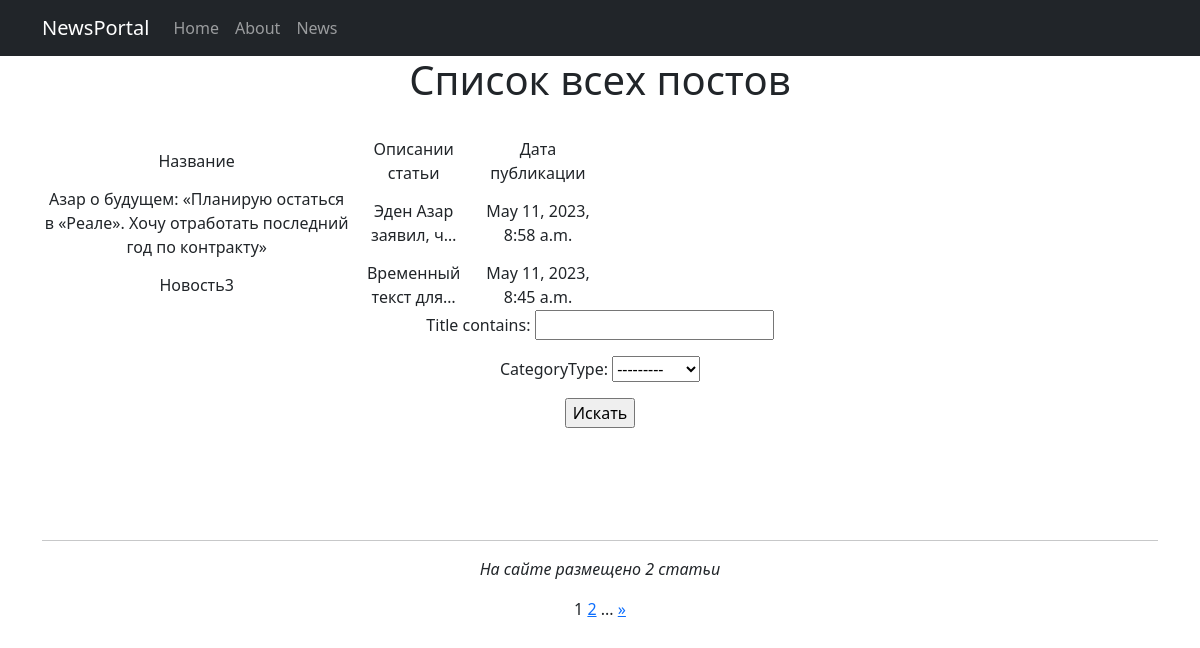
Page /news/ on the committed database.
### news/models.py (models this page shows, shortened)
class Post(models.Model):
    objects = None
    article = 'art'
    news = 'news'
    PUBLICATION = [
        (article, 'Статья'),
        (news, 'Новость'),
    ]
    postAuthor = models.ForeignKey(Author, on_delete=models.CASCADE)
    categoryType = models.CharField(max_length=4, choices=PUBLICATION, default=news)
    title = models.CharField(max_length=255)
    time_in_Post = models.DateTimeField(auto_now_add=True)
    time_out = models.DateTimeField(null=True)
    postCategory = models.ManyToManyField(Category, through='PostCategory')
    text = models.TextField()
    rating = models.IntegerField(default=0)

### news/views.py (the view)
# urls.py: path('', PostList.as_view()),
class PostList(ListView):
    model = Post
    ordering = '-time_in_Post'
    template_name = 'flatpages/news.html'
    context_object_name = 'news'
    paginate_by = 2
    def get_queryset(self):
        queryset = super().get_queryset()
        self.filterset = PostFilter(self.request.GET, queryset)
        return self.filterset.qs
    def get_context_data(self, **kwargs):
        context = super().get_context_data(**kwargs)
        context['filterset'] = self.filterset
        return context

### news/templatetags/custom_filters.py (called while the page is built)
@register.filter()
def censor(text):
    bad_words = ('теннисист', 'ракетка', 'чемпионата', 'usd', 'российский')
    if type(text) == str:
        for word in text.split():
            if word.lower() in bad_words:
                text = text.replace(word, f"{word[0]}{'*' * (len(word) - 1)}")
    else:
        raise ValueError('Данные не являются строкой')
    return text

### templates/flatpages/news.html (shortened to what this page needs)
{% extends 'flatpages/default.html' %}
{% load custom_filters %}
{% block content %}
    <h1>Cписок всех постов</h1>
    <br>
    {% if news %}
        <table>
            <tr>
                <td>Название</td>
                <td>Описании статьи</td>
                <td>Дата публикации</td>
            </tr>
            {% for post in news %}
            <tr>
                <td>{{ post.title| censor}}</td>
                <td> {{ post.text|truncatechars:20| censor }} </td>
                <td>{{ post.time_in_Post}}</td>
            </tr>
            {% endfor %}
        </table>
    {% else %}
        <h2>Новостей нет</h2>
    {% endif %}
    <form action="" method="get">
        {{ filterset.form.as_p}}
        <input type="submit" value="Искать" />
    </form>
    <br><br><br><br>
    <hr>
    <p><em> На сайте размещено {{ news| length}} статьи </em></p>
    {{ page_obj.number }}
    {% if page_obj.has_next%}
    {% if page_obj.next_page_number != page_obj.paginator.num_pages %}
        <a href="?page={{page_obj.next_page_number}}">{{page_obj.next_page_number}}</a>
        ...
        {% endif %}
        <a href="?page={{page_obj.paginator.num_pages}}">&raquo; </a>
    {% endif %}
{% endblock content %}

### templates/flatpages/default.html (shortened to what this page needs)
<!DOCTYPE html>
<html lang="en">
    <head>
        {% load static %}
        <link href="{% static 'css/styles.css'%}" rel="stylesheet" />
    </head>
    <body>
        <nav class="navbar navbar-expand-lg navbar-dark bg-dark static-top">
           <div class="container">
               <a class="navbar-brand" href="#">NewsPortal</a>
               <div class="collapse navbar-collapse" id="navbarResponsive">
                   <ul class="navbar-nav ml-auto">
                       <li class="nav-item active">
                           <a class="nav-link" href="#">Home</a>
                       </li>
                       <li class="nav-item">
                           <a class="nav-link" href="/about/">About</a>
                       </li>
                       <li class="nav-item">
                           <a class="nav-link" href="/news/">News</a>
                       </li>
                   </ul>
               </div>
           </div>
        </nav>
        <div class="container">
           <div class="row">
               <div class="col-lg-12 text-center">
                   {% block content %}{% endblock content %}
               </div>
           </div>
        </div>
    </body>
</html>

### templates/flatpages/news.html (style rules this page uses)
table { width: 50%; }

### rows in the picture
Post: title|censor "Азар о будущем: «Планирую остаться в «Реале». Хочу отработать последний год по контракту»", text|censor "Эден Азар заявил, ч…", time_in_Post "May 11, 2023, 8:58 a.m."
Post: title|censor "Новость3", text|censor "Временный текст для…", time_in_Post "May 11, 2023, 8:45 a.m."

### other values in the picture
{{ news| length }} "2"
{{ page_obj.number }} "1"
{{ page_obj.next_page_number }} "2"
